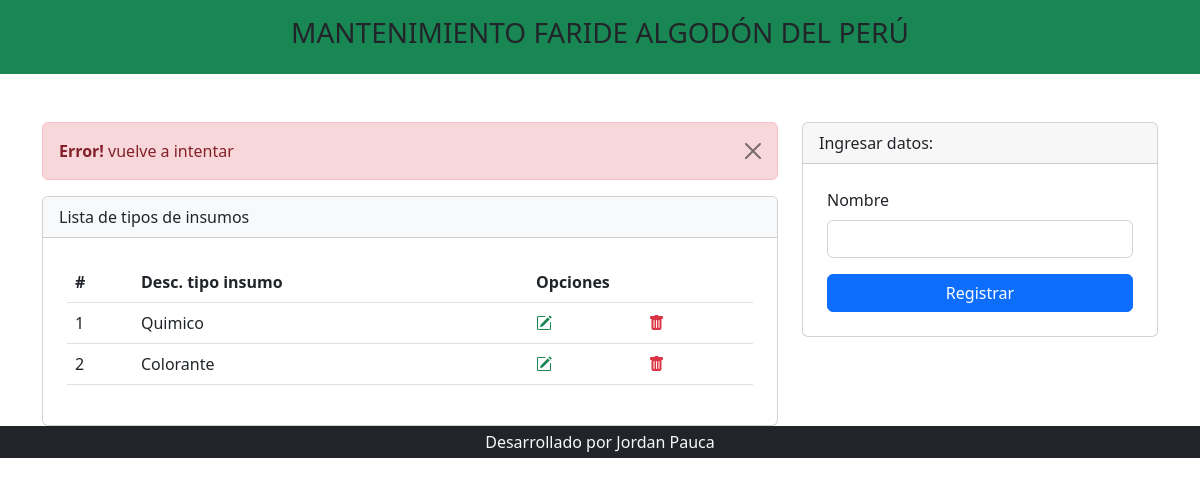
The app's page /listar_tipo_insumo.php?mensaje=error with its own data.
### tables this page shows
CREATE TABLE `tipo_insumo` (
  `id_tipo_insumo` int(11) NOT NULL,
  `desc_tipo_insumo` varchar(50) NOT NULL
);

### listar_tipo_insumo.php (the view, shortened to what this page needs)
<?php include 'template/header.php' ?>
<?php
include_once "model/conexion.php";
$sentencia = $bd->query("select * from tipo_insumo");
$tipo_insumo = $sentencia->fetchAll(PDO::FETCH_OBJ);
?>
<div class="container mt-5">
    <div class="row justify-content-center">
        <div class="col-md-8">
    <?php
        if(isset($_GET['mensaje']) and $_GET['mensaje']=='error'){
    ?>
    <div class="alert alert-danger alert-dismissible fade show" role="alert">
    <strong>Error!</strong> vuelve a intentar
    <button type="button" class="btn-close" data-bs-dismiss="alert" aria-label="Close"></button>
    </div>
    <?php
        }
    ?>
            <div class="card">
                <div class="card-header bg-light">
                    Lista de tipos de insumos
                </div>
                <div class="p-4">
                    <div class="table-responsive">
                        <table class="table align-middle">
                            <thead>
                                <tr>
                                    <th scope="col">#</th>
                                    <th scope="col">Desc. tipo insumo</th>
                                    <th scope="col" colspan="2">Opciones</th>
                                </tr>
                            </thead>
                            <tbody>
                                <?php
                                    foreach($tipo_insumo as $dato){
                                ?>
                                <tr>
                                    <td scope="row"><?php echo $dato->id_tipo_insumo; ?></td>
                                    <td><?php echo $dato->desc_tipo_insumo; ?></td>
                                    <td><a class="text-success" href="editar_tipo_insumo.php?codigo=<?php echo $dato->id_tipo_insumo; ?>"><i class="bi bi-pencil-square"></i></a></td>
                                    <td><a onclick="return confirm('Estas seguro de eliminar?');" class="text-danger" href="eliminar_tipo_insumo.php?codigo=<?php echo $dato->id_tipo_insumo; ?>"><i class="bi bi-trash-fill"></i></a></td>
                                </tr>
                                <?php
                                    }
                                ?>
                            </tbody>
                        </table>
                    </div>
                </div>
            </div>
        </div>
        <div class="col-md-4">
            <div class="card">
                <div class="card-header">
                    Ingresar datos:
                </div>
                <form class="p-4" method="POST" action="registrar_tipo_insumo.php">
                    <div class="mb-3">
                        <label class="form-label">Nombre</label>
                        <input type="text" class="form-control" name="txtNombre" autofocus required>
                    </div>
                    <div class="d-grid">
                        <input type="submit" class="btn btn-primary" value="Registrar" required>
                    </div>
                </form>
            </div>
        </div>
    </div>
</div>
<?php include 'template/footer.php' ?>

### records on screen
tipo_insumo: id_tipo_insumo "1", desc_tipo_insumo "Quimico"
tipo_insumo: id_tipo_insumo "2", desc_tipo_insumo "Colorante"
